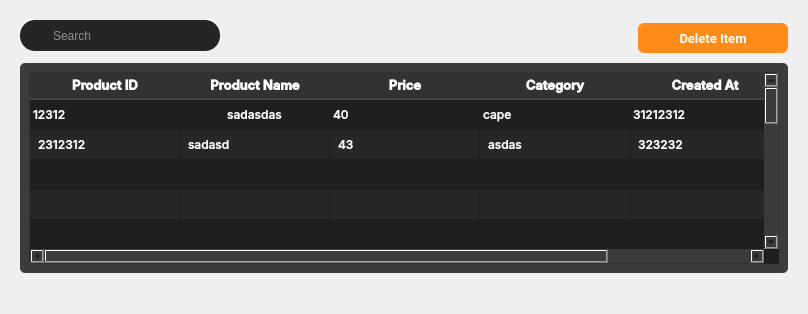
         <widget class="QWidget" name="delete_product">
          <layout class="QGridLayout" name="gridLayout_16">
           <item row="0" column="0">
            <widget class="QWidget" name="widget_42" native="true">
             <layout class="QGridLayout" name="gridLayout_15">
              <property name="bottomMargin">
               <number>30</number>
              </property>
              <item row="0" column="0">
               <widget class="QWidget" name="widget_43" native="true">
                <layout class="QHBoxLayout" name="horizontalLayout_14">
                 <property name="spacing">
                  <number>0</number>
                 </property>
                 <property name="leftMargin">
                  <number>0</number>
                 </property>
                 <property name="topMargin">
                  <number>0</number>
                 </property>
                 <property name="rightMargin">
                  <number>0</number>
                 </property>
                 <property name="bottomMargin">
                  <number>6</number>
                 </property>
                 <item alignment="Qt::AlignmentFlag::AlignLeft|Qt::AlignmentFlag::AlignTop">
                  <widget class="QWidget" name="search_frame_3" native="true">
                   <property name="minimumSize">
                    <size>
                     <width>200</width>
                     <height>0</height>
                    </size>
                   </property>
                   <property name="styleSheet">
                    <string notr="true">#search_frame_3{

	border-radius: 15px;
	background-color:#252525;
}
#search_frame_3 QPushButton{
	
	padding: 5px 5px;
	border-radius:5px;

	
}
#search_frame_3 QLineEdit{
	border: none;
	color: white;

}

#seach_frame_3 QPushButton::pressed {

	padding-left:10px;

}
</string>
                   </property>
                   <layout class="QVBoxLayout" name="verticalLayout_17">
                    <property name="leftMargin">
                     <number>2</number>
                    </property>
                    <property name="topMargin">
                     <number>2</number>
                    </property>
                    <property name="rightMargin">
                     <number>2</number>
                    </property>
                    <property name="bottomMargin">
                     <number>2</number>
                    </property>
                    <item>
                     <layout class="QHBoxLayout" name="horizontalLayout_15">
                      <property name="spacing">
                       <number>2</number>
                      </property>
                      <property name="leftMargin">
                       <number>2</number>
                      </property>
                      <property name="topMargin">
                       <number>2</number>
                      </property>
                      <property name="rightMargin">
                       <number>2</number>
                      </property>
                      <item>
                       <widget class="QPushButton" name="pushButton_17">
                        <property name="minimumSize">
                         <size>
                          <width>25</width>
                          <height>25</height>
                         </size>
                        </property>
                        <property name="maximumSize">
                         <size>
                          <width>25</width>
                          <height>25</height>
                         </size>
                        </property>
                        <property name="font">
                         <font>
                          <family>Roboto</family>
                          <pointsize>10</pointsize>
                          <bold>true</bold>
                         </font>
                        </property>
                        <property name="styleSheet">
                         <string notr="true">background-color: none;
border-radius:15px;
</string>
                        </property>
                        <property name="text">
                         <string/>
                        </property>
                        <property name="icon">
                         <iconset>
                          <normaloff>:/iCons/icons/icons8-search-26.png</normaloff>:/iCons/icons/icons8-search-26.png</iconset>
                        </property>
                       </widget>
                      </item>
                      <item>
                       <widget class="QLineEdit" name="lineEdit_5">
                        <property name="styleSheet">
                         <string notr="true">background-color: rgb(37, 37, 37);</string>
                        </property>
                        <property name="placeholderText">
                         <string>Search</string>
                        </property>
                       </widget>
                      </item>
                     </layout>
                    </item>
                   </layout>
                  </widget>
                 </item>
                 <item>
                  <spacer name="horizontalSpacer_5">
                   <property name="orientation">
                    <enum>Qt::Orientation::Horizontal</enum>
                   </property>
                   <property name="sizeHint" stdset="0">
                    <size>
                     <width>418</width>
                     <height>20</height>
                    </size>
                   </property>
                  </spacer>
                 </item>
                 <item>
                  <widget class="QPushButton" name="update_prod_button_2">
                   <property name="minimumSize">
                    <size>
                     <width>150</width>
                     <height>30</height>
                    </size>
                   </property>
                   <property name="maximumSize">
                    <size>
                     <width>150</width>
                     <height>25</height>
                    </size>
                   </property>
                   <property name="font">
                    <font>
                     <family>Roboto</family>
                     <pointsize>10</pointsize>
                     <bold>true</bold>
                    </font>
                   </property>
                   <property name="styleSheet">
                    <string notr="true">QPushButton {
    padding: 6px 14px;
    font-family: &quot;Roboto&quot;, sans-serif;
    border-radius: 6px;
    border: none;
    color: white;
    background: #FF8C18;
    box-shadow: 0px 0.5px 1.5px rgba(54, 122, 246, 0.25), inset 0px 0.8px 0px -0.25px rgba(255, 255, 255, 0.2);
    user-select: none;
    -webkit-user-select: none;
    touch-action: manipulation;
    transition: background-color 0.2s, box-shadow 0.2s; 
}
QPushButton::pressed {
    background-color: #B7B7B7;
    box-shadow: 0px 1px 2px rgba(0, 0, 0, 0.5) inset;
	color:black;
}
QPushButton:hover {
    background-color: #FFA54E; 
}</string>
                   </property>
                   <property name="text">
                    <string>Delete Item</string>
                   </property>
                   <property name="checkable">
                    <bool>true</bool>
                   </property>
                   <property name="autoExclusive">
                    <bool>true</bool>
                   </property>
                  </widget>
                 </item>
                </layout>
               </widget>
              </item>
              <item row="1" column="0">
               <widget class="QWidget" name="widget_45" native="true">
                <property name="sizePolicy">
                 <sizepolicy hsizetype="Preferred" vsizetype="Expanding">
                  <horstretch>0</horstretch>
                  <verstretch>0</verstretch>
                 </sizepolicy>
                </property>
                <property name="styleSheet">
                 <string notr="true">background-color: rgb(59, 59, 59);
border-radius:5px;
</string>
                </property>
                <layout class="QGridLayout" name="gridLayout_28">
                 <item row="0" column="0">
                  <widget class="QTableWidget" name="product_table_3">
                   <property name="sizePolicy">
                    <sizepolicy hsizetype="Expanding" vsizetype="Expanding">
                     <horstretch>50</horstretch>
                     <verstretch>0</verstretch>
                    </sizepolicy>
                   </property>
                   <property name="font">
                    <font>
                     <family>Inter Medium</family>
                     <pointsize>9</pointsize>
                     <bold>false</bold>
                    </font>
                   </property>
                   <property name="styleSheet">
                    <string notr="true">QTableWidget {
    background-color: #1F1F1F;
    border-radius: 3px;
    border: 1px solid rgb(50, 50, 50);
 	color: white;

}

QTableWidget::section {
    border: none;
    border-bottom: 1px solid #d0c6ff;
    text-align: center; /* Set text alignment to center */
    padding: 3px 5px;
}

QHeaderView::section {
    background-color: rgb(50, 50, 50);
    color: white;
    border: none;
    border-bottom: 2px solid rgb(70,70,70);
	

    text-align: center; /* Set text alignment to center */
    padding: 2px 4px;
}

QTableView::item {
    color: white;
    padding: 5px;
    text-align: center; /* Set text alignment to center */
}

QTableView::item:alternate {
    background-color: #272727; 
}
QTableWidget::item:selected {
    background-color: #454545; /* Background color when item is selected */
}

QScrollBar:vertical {
    border: none;
    background: #3B3B3B;
    width: 10px;
    margin: 0px 0px 0px 0px;
}

QScrollBar::handle:vertical {
    background-color: #606060;
    min-height: 20px;
    border-radius: 5px;
}

QScrollBar::add-line:vertical,
QScrollBar::sub-line:vertical {
    border: none;
    background: none;
}

QScrollBar::add-page:vertical,
QScrollBar::sub-page:vertical {
    background: none;
}

QScrollBar:hover {
    opacity: 0.7;
}</string>
                   </property>
                   <property name="dragEnabled">
                    <bool>false</bool>
                   </property>
                   <property name="alternatingRowColors">
                    <bool>true</bool>
                   </property>
                   <property name="selectionBehavior">
                    <enum>QAbstractItemView::SelectionBehavior::SelectRows</enum>
                   </property>
                   <property name="gridStyle">
                    <enum>Qt::PenStyle::NoPen</enum>
                   </property>
                   <property name="sortingEnabled">
                    <bool>true</bool>
                   </property>
                   <property name="wordWrap">
                    <bool>true</bool>
                   </property>
                   <attribute name="horizontalHeaderCascadingSectionResizes">
                    <bool>true</bool>
                   </attribute>
                   <attribute name="horizontalHeaderMinimumSectionSize">
                    <number>100</number>
                   </attribute>
                   <attribute name="horizontalHeaderDefaultSectionSize">
                    <number>150</number>
                   </attribute>
                   <attribute name="horizontalHeaderStretchLastSection">
                    <bool>true</bool>
                   </attribute>
                   <attribute name="verticalHeaderVisible">
                    <bool>false</bool>
                   </attribute>
                   <attribute name="verticalHeaderCascadingSectionResizes">
                    <bool>false</bool>
                   </attribute>
                   <attribute name="verticalHeaderStretchLastSection">
                    <bool>false</bool>
                   </attribute>
                   <row>
                    <property name="text">
                     <string/>
                    </property>
                   </row>
                   <row>
                    <property name="text">
                     <string/>
                    </property>
                   </row>
                   <row>
                    <property name="text">
                     <string/>
                    </property>
                   </row>
                   <row>
                    <property name="text">
                     <string/>
                    </property>
                   </row>
                   <row>
                    <property name="text">
                     <string/>
                    </property>
                   </row>
                   <row>
                    <property name="text">
                     <string/>
                    </property>
                   </row>
                   <row>
                    <property name="text">
                     <string/>
                    </property>
                   </row>
                   <row>
                    <property name="text">
                     <string/>
                    </property>
                   </row>
                   <row>
                    <property name="text">
                     <string/>
                    </property>
                   </row>
                   <row>
                    <property name="text">
                     <string/>
                    </property>
                   </row>
                   <row>
                    <property name="text">
                     <string/>
                    </property>
                   </row>
                   <row>
                    <property name="text">
                     <string/>
                    </property>
                   </row>
                   <row>
                    <property name="text">
                     <string/>
                    </property>
                   </row>
                   <row>
                    <property name="text">
                     <string/>
                    </property>
                   </row>
                   <row>
                    <property name="text">
                     <string/>
                    </property>
                   </row>
                   <row>
                    <property name="text">
                     <string/>
                    </property>
                   </row>
                   <column>
                    <property name="text">
                     <string>Product ID</string>
                    </property>
                    <property name="font">
                     <font>
                      <family>Inter SemiBold</family>
                      <pointsize>10</pointsize>
                      <bold>true</bold>
                     </font>
                    </property>
                   </column>
                   <column>
                    <property name="text">
                     <string>Product Name</string>
                    </property>
                    <property name="font">
                     <font>
                      <family>Inter SemiBold</family>
                      <pointsize>10</pointsize>
                      <bold>true</bold>
                     </font>
                    </property>
                   </column>
                   <column>
                    <property name="text">
                     <string>Price</string>
                    </property>
                    <property name="font">
                     <font>
                      <family>Inter SemiBold</family>
                      <pointsize>10</pointsize>
                      <bold>true</bold>
                     </font>
                    </property>
                   </column>
                   <column>
                    <property name="text">
                     <string>Category</string>
                    </property>
                    <property name="font">
                     <font>
                      <family>Inter SemiBold</family>
                      <pointsize>10</pointsize>
                      <bold>true</bold>
                     </font>
                    </property>
                   </column>
                   <column>
                    <property name="text">
                     <string>Created At</string>
                    </property>
                    <property name="font">
                     <font>
                      <family>Inter SemiBold</family>
                      <pointsize>10</pointsize>
                      <bold>true</bold>
                     </font>
                    </property>
                   </column>
                   <item row="0" column="0">
                    <property name="text">
                     <string>12312</string>
                    </property>
                    <property name="foreground">
                     <brush brushstyle="NoBrush">
                      <color alpha="255">
                       <red>255</red>
                       <green>255</green>
                       <blue>255</blue>
                      </color>
                     </brush>
                    </property>
                   </item>
                   <item row="0" column="1">
                    <property name="text">
                     <string>sadasdas</string>
                    </property>
                    <property name="textAlignment">
                     <set>AlignCenter</set>
                    </property>
                    <property name="foreground">
                     <brush brushstyle="NoBrush">
                      <color alpha="255">
                       <red>255</red>
                       <green>255</green>
                       <blue>255</blue>
                      </color>
                     </brush>
                    </property>
                   </item>
                   <item row="0" column="2">
                    <property name="text">
                     <string>40</string>
                    </property>
                   </item>
                   <item row="0" column="3">
                    <property name="text">
                     <string>cape</string>
                    </property>
                   </item>
                   <item row="0" column="4">
                    <property name="text">
                     <string>31212312</string>
                    </property>
                   </item>
                   <item row="1" column="0">
                    <property name="text">
                     <string>2312312</string>
                    </property>
                   </item>
                   <item row="1" column="1">
                    <property name="text">
                     <string>sadasd</string>
                    </property>
                   </item>
                   <item row="1" column="2">
                    <property name="text">
                     <string>43</string>
                    </property>
                   </item>
                   <item row="1" column="3">
                    <property name="text">
                     <string>asdas</string>
                    </property>
                   </item>
                   <item row="1" column="4">
                    <property name="text">
                     <string>323232</string>
                    </property>
                   </item>
                  </widget>
                 </item>
                </layout>
               </widget>
              </item>
             </layout>
            </widget>
           </item>
          </layout>
         </widget>
